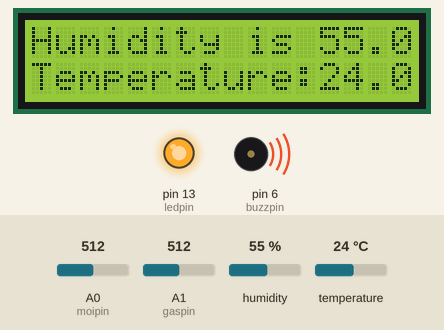
Recording of a sketch running on a simulated Arduino Uno, built with avr-gcc and run on an emulated ATmega328P. Shown: 16×2 character LCD, output pins drawn as LEDs (lit = HIGH), buzzer (waves = sounding, pin HIGH). The test bench sets the inputs (shaded band); at power-on: A1 (gaspin) = 512, humidity 55 %, temperature 24 °C, A0 (moipin) = 512. What the sketch prints to the serial monitor is not drawn.

Above: at 4.2 s.
4.3 s: A1 (gaspin) set to 357
10.4 s: A1 (gaspin) set to 341
At 11.1 s:
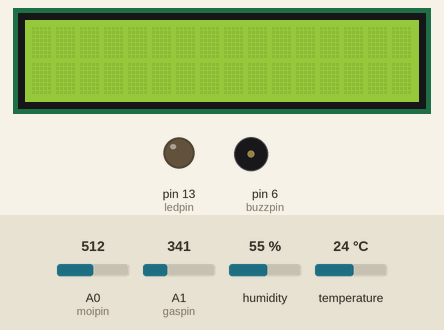
21.3 s: humidity set to 22 %
At 30.5 s:
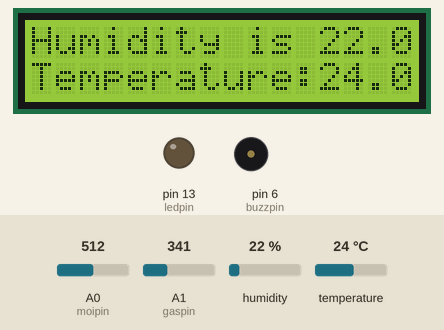
32.2 s: temperature set to 12 °C
At 39.8 s:
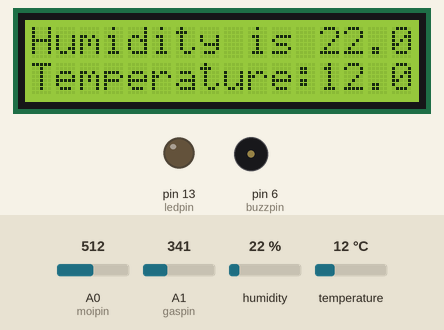
42.9 s: humidity set to 40 %
At 50.3 s:
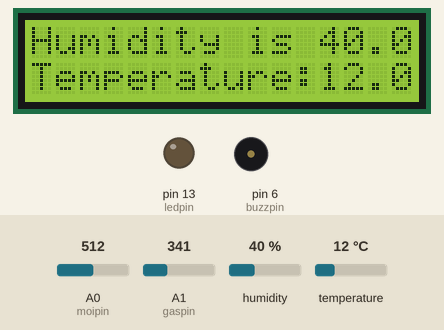
53.1 s: temperature set to 19 °C
At 60.9 s:
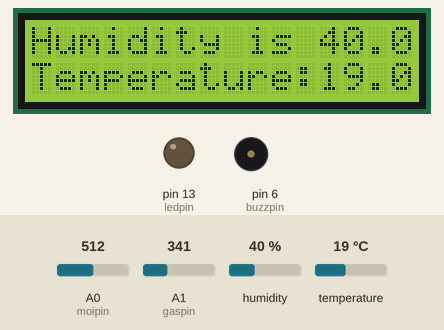
Timing chart, 0 to 62.4 s (numbered marks = the images above; inputs shaded):
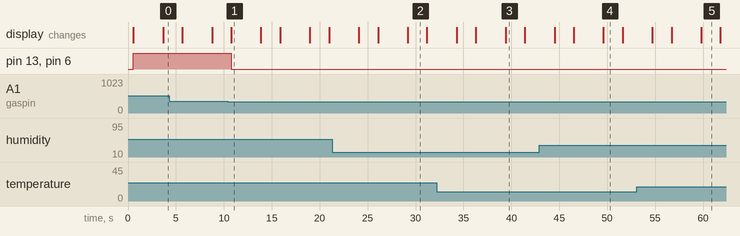

Measured:
- the behaviour switches between 350 and 349 on A1 (gaspin) (found by bisection; images 0 and 1)
- after the input at 10.4 s, pin 13 (ledpin), pin 6 (buzzpin): HIGH → LOW after 0.37 s
- after the input at 21.3 s, the display: first differs from a run without the input after 7.9 s (image 2)
- after the input at 32.2 s, the display: first differs from a run without the input after 7.2 s (image 3)
- after the input at 42.9 s, the display: first differs from a run without the input after 6.7 s (image 4)
- after the input at 53.1 s, the display: first differs from a run without the input after 6.7 s (image 5)
- what the display in image 1 shows lasts 3.1 s, from 10.8 s to 13.9 s

The sketch:

Smart_plant_monitering_system.ino
```cpp
int gaspin=A1;
int moipin=A0;

int ledpin=13;
int buzzpin=6;
int sensepin=2;
int motpin=7;


#include <Wire.h>
#include <LiquidCrystal_I2C.h>
#include <DHT.h>


#define Type DHT11
DHT HT(sensepin,Type);
float humidity;
float tempC;
float tempF;

LiquidCrystal_I2C lcd(0x27,16,2);

void setup()
{
  pinMode(moipin,INPUT);
  pinMode(gaspin,INPUT);
pinMode(buzzpin,OUTPUT);
pinMode(ledpin,OUTPUT);
Serial.begin(9600);
HT.begin();
delay(500);

  lcd.init();
  lcd.backlight();


  }
void loop()
{
int moivalue=analogRead(moipin);
int gasval=analogRead(gaspin);


 if(moivalue>=500)
 {
  digitalWrite(ledpin,HIGH);
  digitalWrite(buzzpin,HIGH);
 }
 else
 {
  digitalWrite(motpin,HIGH);
 }


if(gasval>=350)
{
  digitalWrite(buzzpin,HIGH);
  digitalWrite(ledpin,HIGH);
}
else
{
  digitalWrite(ledpin,LOW);
  digitalWrite(buzzpin,LOW);
}


humidity=HT.readHumidity();
tempC=HT.readTemperature();
tempF=HT.readTemperature(true);

Serial.print("Humidity: ");
Serial.println(humidity);

Serial.print("Temperature C: ");
Serial.println(tempC);

Serial.print("Temperature F: ");
Serial.println(tempF);

Serial.print("Toxic Gas Detection: ");
Serial.println(gasval);

Serial.print("Moisture Value: ");
Serial.println(moivalue);

delay(3000);


  lcd.setCursor(0,0);
  lcd.print("Humidity is ");
  lcd.print(humidity);
  lcd.setCursor(0,1);
  lcd.print("Temperature:");
  lcd.print(tempC);
  delay(2000);
  lcd.clear();

  }
```
